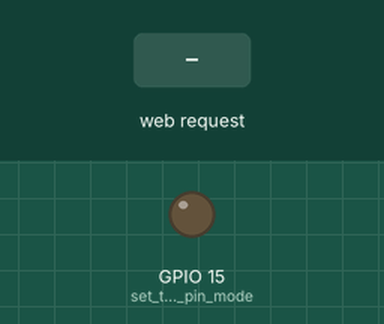
This sketch was run on a simulated ESP32. Shown: output pins drawn as LEDs (lit = HIGH). Inputs (shaded band) come from the test bench. WiFi joins after 1.5 s; servers stay silent unless stated; what the sketch prints to the serial monitor is not drawn.

Above: at 2.7 s.
2.8 s: HTTP request GET /H received
At 3.4 s:
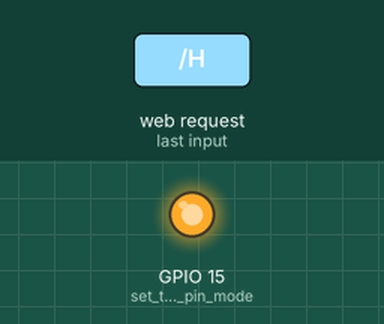
4.3 s: HTTP request GET /L received
At 5.7 s:
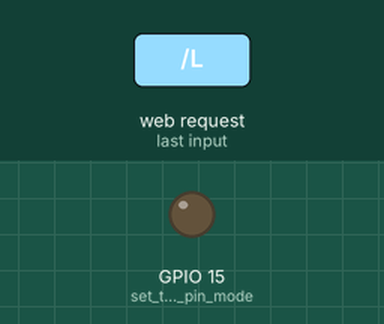
Timing chart, 0 to 7.3 s (numbered marks = the images above; inputs shaded):
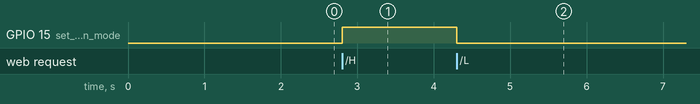

The sketch:

WiFiServer.ino
```cpp
/*
 WiFi Web Server LED Blink

 A simple web server that lets you blink an LED via the web.
 This sketch will print the IP address of your WiFi Shield (once connected)
 to the Serial monitor. From there, you can open that address in a web browser
 to turn on and off the LED on pin 5.

 If the IP address of your shield is yourAddress:
 http://yourAddress/H turns the LED on
 http://yourAddress/L turns it off

 This example is written for a network using WPA encryption. For
 WEP or WPA, change the Wifi.begin() call accordingly.

 Circuit:
 * WiFi shield attached
 * LED attached to pin 5

 created for arduino 25 Nov 2012
 by Tom Igoe

ported for sparkfun esp32
31.01.2017 by Jan Hendrik Berlin

 */

#include <WiFi.h>

const char* ssid     = "G6_6864";
const char* password = "12345679";

WiFiServer server(80);

void setup()
{
    Serial.begin(115200);
    pinMode(15, OUTPUT);      // set the LED pin mode

    delay(10);

    // We start by connecting to a WiFi network

    Serial.println();
    Serial.println();
    Serial.print("Connecting to ");
    Serial.println(ssid);

    WiFi.begin(ssid, password);

    while (WiFi.status() != WL_CONNECTED) {
        delay(500);
        Serial.print(".");
    }

    Serial.println("");
    Serial.println("WiFi connected.");
    Serial.println("IP address: ");
    Serial.println(WiFi.localIP());

    server.begin();

}

int value = 0;

void loop(){
 WiFiClient client = server.available();   // listen for incoming clients

  if (client) {                             // if you get a client,
    //Serial.println("New Client.");           // print a message out the serial port
    String currentLine = "";                // make a String to hold incoming data from the client
    while (client.connected()) {            // loop while the client's connected
      if (client.available()) {             // if there's bytes to read from the client,
        char c = client.read();             // read a byte, then
        //Serial.write(c);                    // print it out the serial monitor
        if (c == '\n') {                    // if the byte is a newline character

          // if the current line is blank, you got two newline characters in a row.
          // that's the end of the client HTTP request, so send a response:
          if (currentLine.length() == 0) {
            // HTTP headers always start with a response code (e.g. HTTP/1.1 200 OK)
            // and a content-type so the client knows what's coming, then a blank line:
            client.println("HTTP/1.1 200 OK");
            client.println("Content-type:text/html");
            client.println();

            // the content of the HTTP response follows the header:
            client.print("<div style='text-align:center;font-size:46px;background-color:steelblue;padding:15px;margin-top:100px;margin-bottom:15px;margin-left:100px;margin-right:100px'><a href=\'/H\' style='text-decoration:none;color:floralwhite'>Start the game</a></div><br><br>");
            client.print("<div style='text-align:center;font-size:46px;background-color:steelblue;padding:15px;margin-top:15px;margin-bottom:15px;margin-left:100px;margin-right:100px'><a href=\'/L\' style='text-decoration:none;color:floralwhite'>End the game</a></div>");

            // The HTTP response ends with another blank line:
            client.println();
            // break out of the while loop:
            break;
          } else {    // if you got a newline, then clear currentLine:
            currentLine = "";
          }
        } else if (c != '\r') {  // if you got anything else but a carriage return character,
          currentLine += c;      // add it to the end of the currentLine
        }

        // Check to see if the client request was "GET /H" or "GET /L":
        if (currentLine.endsWith("GET /H")) {
          digitalWrite(15, HIGH);               // GET /H turns the LED on
          Serial.println("1");
        }
        if (currentLine.endsWith("GET /L")) {
          digitalWrite(15, LOW);                // GET /L turns the LED off
          Serial.println("0");
        }
      }
    }
    // close the connection:
    client.stop();
    //Serial.println("Client Disconnected.");
  }
}
```

Measured:
- after the input at 2.8 s, GPIO 15 (set_the_LED_pin_mode): LOW → HIGH at once
- after the input at 4.3 s, GPIO 15 (set_the_LED_pin_mode): HIGH → LOW at once
